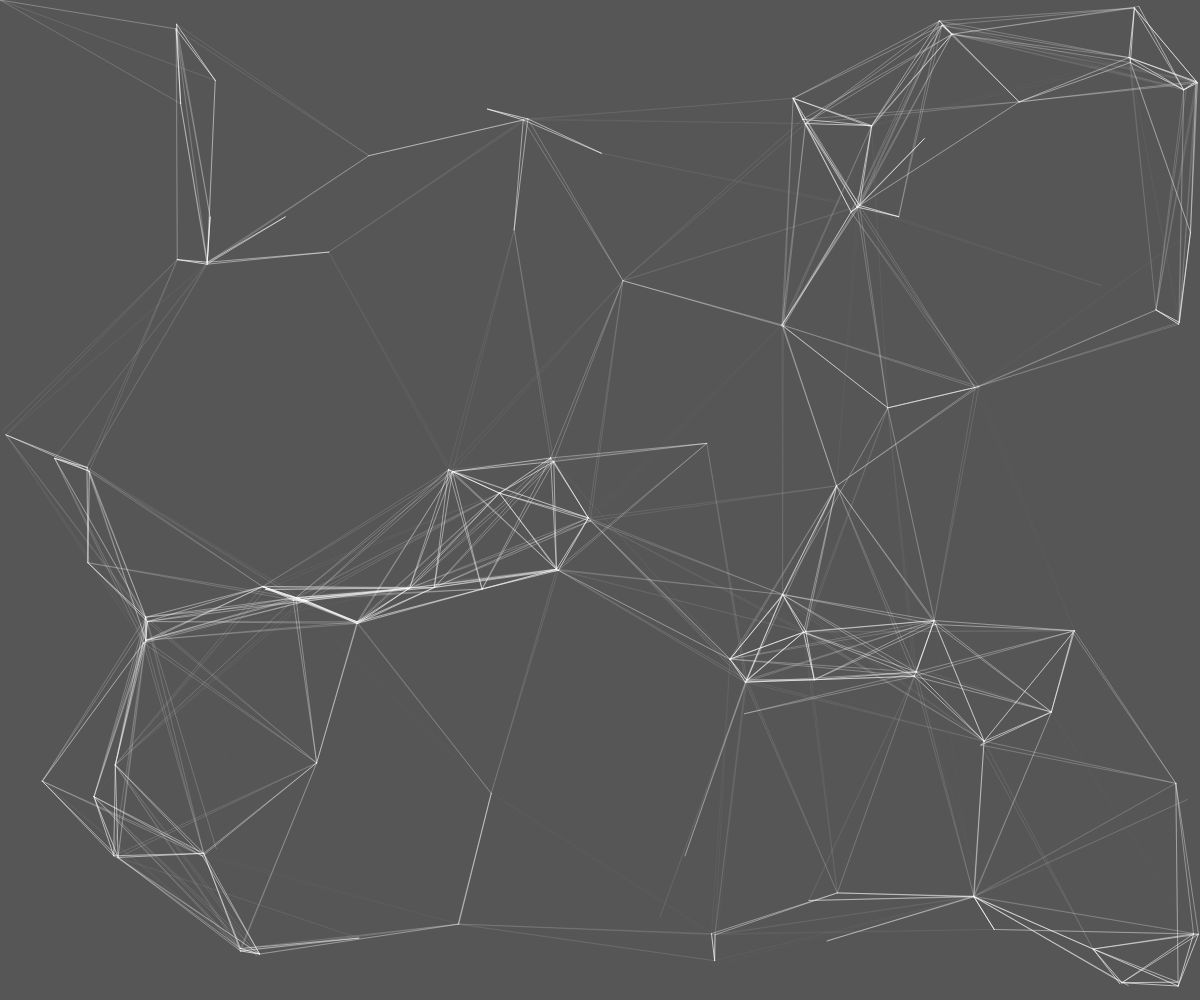
Frame 1 (no input)
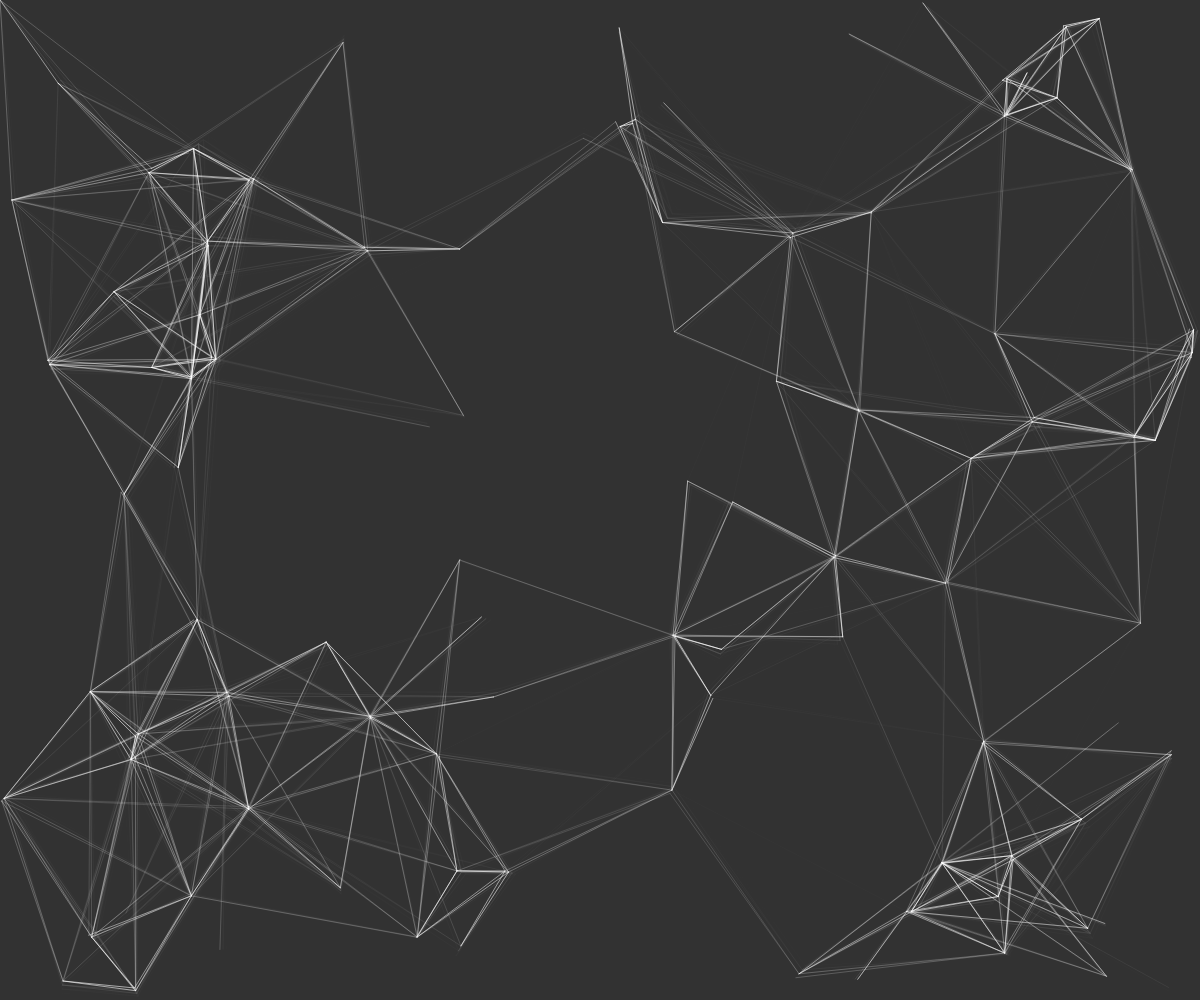
Frame 60 (no input)
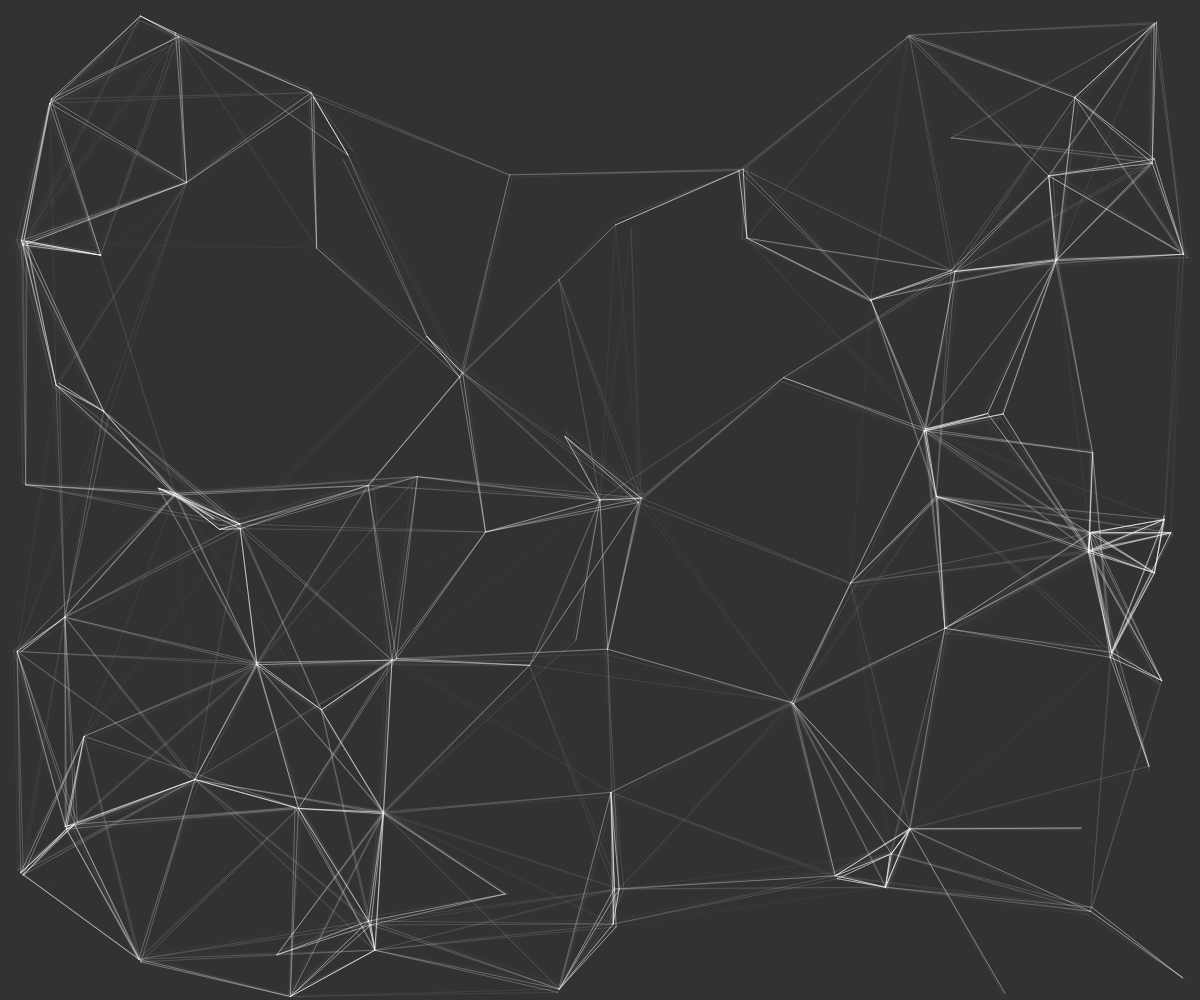
Frame 120 (the mouse pressed at the canvas centre since frame 60)

The p5.js sketch that drew these frames (run headless with seeded random() and noise() and a simulated clock; from frame 60 on, the mouse is pressed at the canvas centre):

// p5.js sketch
// ── sketch.js
function roughDistance(x0, y0, x1, y1) {
  let dx = abs(x1 - x0)
  let dy = abs(y1 - y0)
  let dist = 0.5 * (dx + dy + max(dx, dy))
  return dist;
}

let speed = 5;
class Particle {
  constructor(x, y) {
    this.pos = createVector(x, y);
    this.vel = createVector(random(-speed, speed), random(-speed, speed));
    this.r = random(255)
    this.g = random(255)
    this.b = random(255)
  }

  fall() {
    if (this.pos.y > height || this.pos.y < 0) {
      this.vel.y *= -1;
    }
    if (this.pos.x > width || this.pos.x < 0) {
      this.vel.x *= -1;
    }
    this.pos.add(this.vel);
  }

  string(target) {
    let distance_valid = 300;
    let currDistance = roughDistance(this.pos.x, this.pos.y, target.x, target.y)
    if (roughDistance(this.pos.x, this.pos.y, target.x, target.y) <= distance_valid) {
      let c = map(currDistance, 0, distance_valid, 200, 0)
      stroke(255, 255, 255, c);
      line(this.pos.x, this.pos.y, target.x, target.y);
      return true;
    }
    return false;
  }
}

let particles = [];
let total = 100;

function setup() {
  createCanvas(windowWidth, windowHeight);
  for (let i = 0; i < total; i++) {
    particles[i] = new Particle(random(0, width), random(0, height));
  }
}

let i = 0;

function draw() {
  background(50, 210);
  for (let i = 0; i < particles.length; i++) {
    for (let j = 0; j < particles.length - i; j++) {
      if (i != j)
        particles[j].string(particles[i].pos)
    }
    particles[i].string({
      x: mouseX,
      y: mouseY
    })
    particles[i].fall()
  }
}
